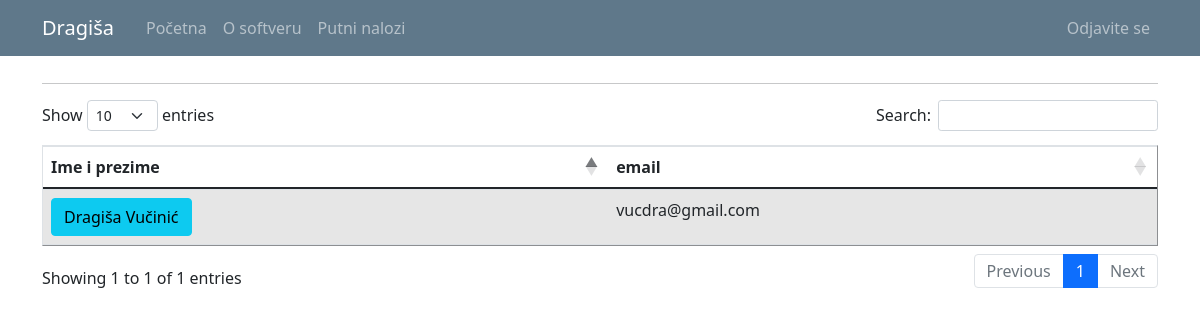
The page /user_list (signed in) on the database its author committed.
### putninalozi/models.py (models this page shows, shortened)
class User(db.Model, UserMixin):
    id = db.Column(db.Integer, primary_key=True)
    email = db.Column(db.String(120), unique=True, nullable=False)
    password = db.Column(db.String(60), nullable = False)
    name = db.Column(db.String(20), unique=False, nullable=False)
    surname = db.Column(db.String(20), unique=False, nullable=False)
    gender = db.Column(db.String(1)) #(0, "srednji"), (1, "muški"), (2, "ženski")
    workplace = db.Column(db.String(20), unique=False, nullable=False)
    authorization = db.Column(db.String(10), nullable = False) # ovde treba da budu tipovi korisnika: S_admin, C_admin, C_user
    company_id = db.Column(db.Integer, db.ForeignKey('company.id'), nullable=True)
    default_vehicle = db.Column(db.Integer) #kod radnika koji imaju svoj auto, da bude podrazumevana vrednost id tog vozila
    travelwarrants = db.relationship('TravelWarrant', backref='travelwarrant_user', lazy=True)

### putninalozi/users/routes.py (the view)
@users.route("/user_list")
def user_list():
    if not current_user.is_authenticated:
        flash('Da bi ste pristupili ovoj stranici treba da budete ulogovani.', 'danger')
        return redirect(url_for('users.login'))
    users = User.query.all()
    return render_template('user_list.html', title='Users', users=users)

### putninalozi/models.py (called while the page is built)
@login_manager.user_loader
def load_user(user_id):
    return User.query.get(int(user_id))

### putninalozi/templates/user_list.html (shortened to what this page needs)
{% extends "layout.html" %}
{% block content %}
<hr>
<table id="data" border="1" class="table table-striped">
  {% if current_user.authorization == 's_admin' %}
    <thead>
      <tr id="header">
        <th>Ime i prezime</th>
        <th>Kompanija</th>
        <th>Autorizacija</th>
        <th>email</th>
      </tr>
    </thead>
    <tbody>
      {% for user in users %}
        <tr>
          <td> <a class="mr-2 btn btn-info" href="{{ url_for('users.user_profile', user_id=user.id) }}" title="Uređivanje Korisnika">{{ user.name }} {{ user.surname }}</a> </td>
          <td>{{ user.user_company.companyname }}</td>
          <td>{{ user.authorization }}</td>
          <td>{{ user.email }}</td>
        </tr>
      {% endfor %}
    </tbody>
  {% else %}
    <thead>
      <tr id="header">
        <th>Ime i prezime</th>
        <th>email</th>
      </tr>
    </thead>
    <tbody>
      {% for user in users %}
        {% if user.id == current_user.id %}
          <tr>
            <td> <a class="mr-2 btn btn-info" href="{{ url_for('users.user_profile', user_id=user.id) }}" title="Uređivanje Korisnika">{{ user.name }} {{ user.surname }}</a> </td>
            <td>{{ user.email }}</td>
          </tr>
        {% endif %}
      {% endfor %}
    </tbody>
  {% endif %}
</table>
{% endblock %}

### putninalozi/templates/layout.html (shortened to what this page needs)
<!doctype html>
<html lang="en">
  <head>
    <link rel="stylesheet" href="https://cdn.jsdelivr.net/npm/bootstrap@4.3.1/dist/css/bootstrap.min.css">
    <link rel="stylesheet" type="text/css" href="{{ url_for('static', filename='main.css') }}">
    <link href="https://cdn.jsdelivr.net/npm/bootstrap@5.0.1/dist/css/bootstrap.min.css" rel="stylesheet">
    <link rel="stylesheet" type="text/css" href="https://cdn.datatables.net/1.10.25/css/dataTables.bootstrap5.css">
  </head>
  <body>
    <header class="site-header">
      <nav class="navbar navbar-expand-md navbar-dark bg-steel fixed-top">
        <div class="container">
          <a class="navbar-brand mr-4" href="/">{{ current_user.name }}</a>
          <div class="collapse navbar-collapse" id="navbarToggle">
            <div class="navbar-nav mr-auto">
              {% if current_user.is_authenticated %}
                <a class="nav-item nav-link" href="{{ url_for('main.home') }}">Početna</a>
                <a class="nav-item nav-link" href="{{ url_for('main.about') }}">O softveru</a>
                <a class="nav-item nav-link" href="{{ url_for('travel_warrants.travel_warrant_list') }}">Putni nalozi</a>
              {% else %}
                <a class="nav-item nav-link" href="{{ url_for('main.home') }}">Početna</a>
                <a class="nav-item nav-link" href="{{ url_for('main.about') }}">O softveru</a>
              {% endif %}
            </div>
            <div class="navbar-nav">
              {% if current_user.is_authenticated %}
                {% if current_user.authorization == 's_admin' %}
                  <a class="nav-item nav-link" href="{{ url_for('companys.company_list') }}">Kompanija</a>
                  <a class="nav-item nav-link" href="{{ url_for('vehicles.vehicle_list') }}">Vozila</a>
                  <a class="nav-item nav-link" href="{{ url_for('users.user_list') }}">Korisnici</a>
                  <a class="nav-item nav-link" href="{{ url_for('users.logout') }}">Odjavite se</a>
                {% else %}
                  <a class="nav-item nav-link" href="{{ url_for('users.logout') }}">Odjavite se</a>
                {% endif %}
              {% else %}
                <a class="nav-item nav-link" href="{{ url_for('users.login') }}">Prijavljivanje</a>
              {% endif %}
            </div>
          </div>
        </div>
      </nav>
    </header>
    <main role="main" class="container">
      <div class="row">
        <div class="col-md-12">
          {% block content %}{% endblock %}
        </div>
      </div>
    </main>
  </body>
</html>

### putninalozi/static/main.css (style rules this page uses)
body { background: #fafafa; color: #333333; margin-top: 5rem; }
.bg-steel { background-color: #5f788a; }
.site-header .navbar-nav .nav-link { color: #cbd5db; }

### rows shown on the page
User: name "Dragiša", surname "Vučinić", email "vucdra@gmail.com"
